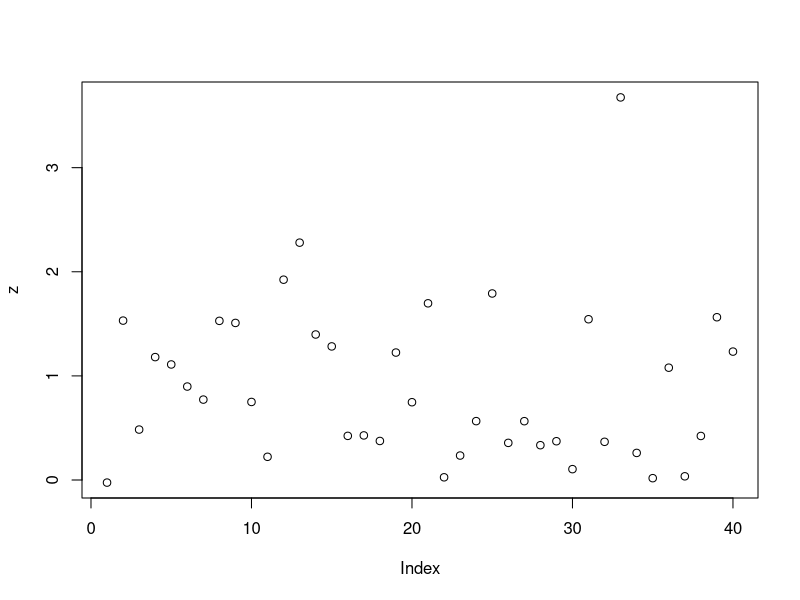
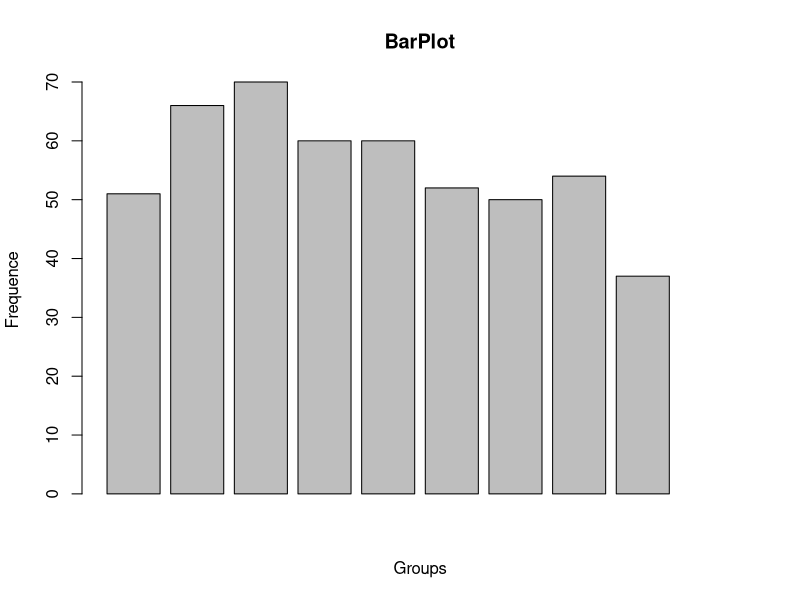
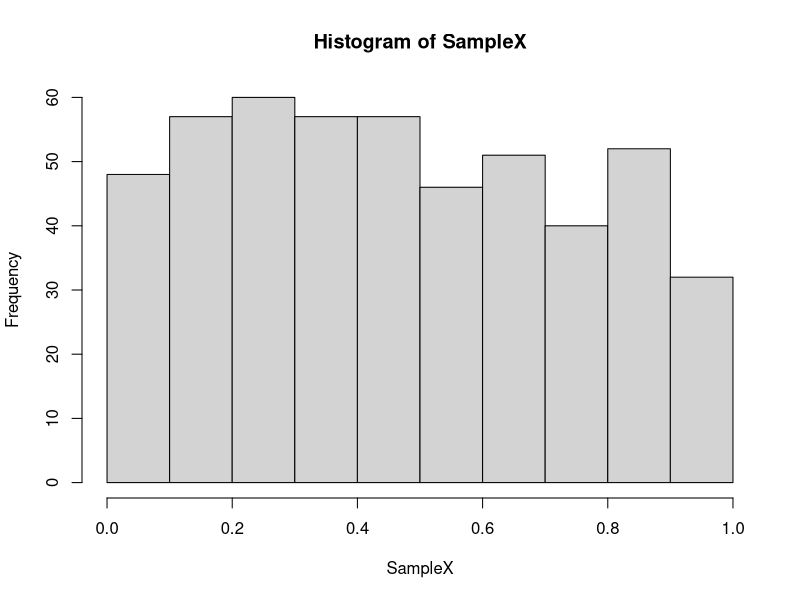
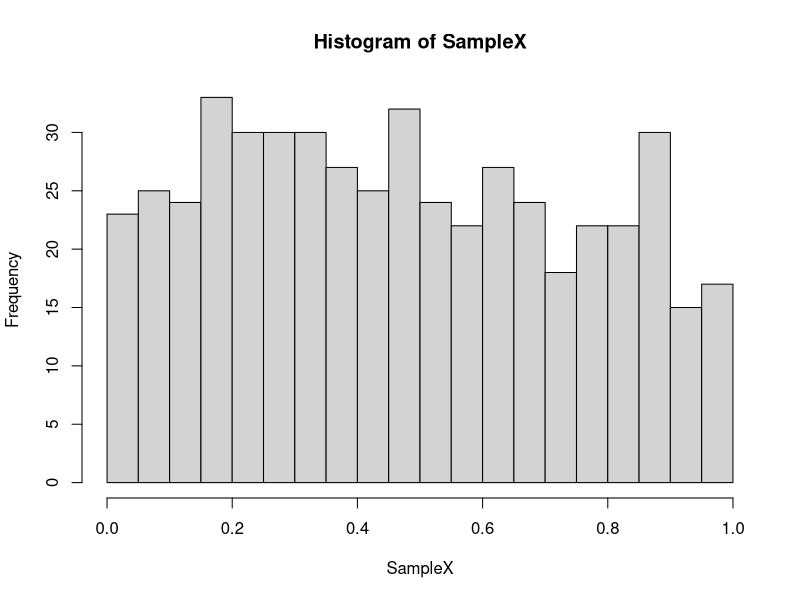
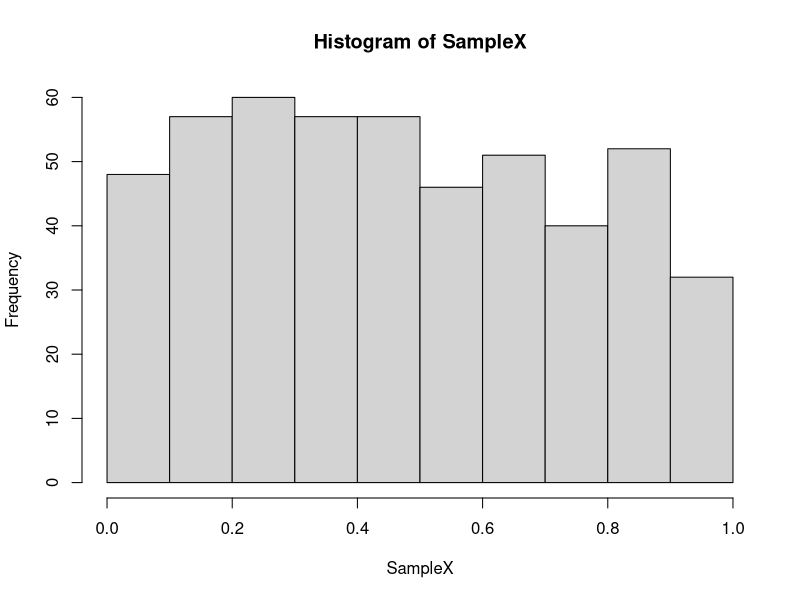
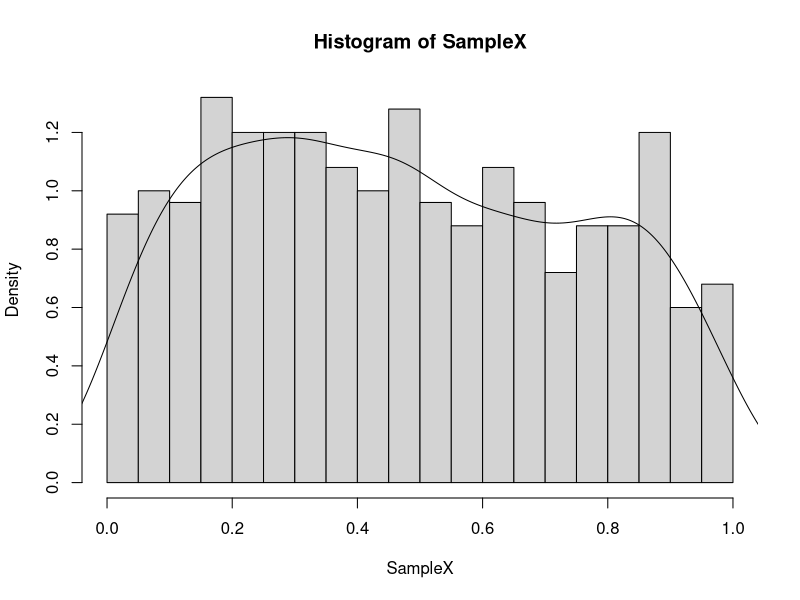
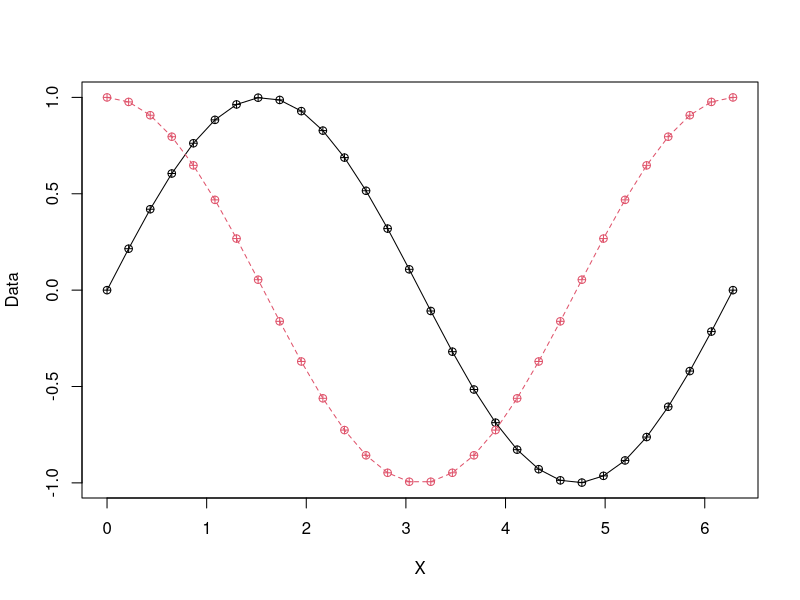
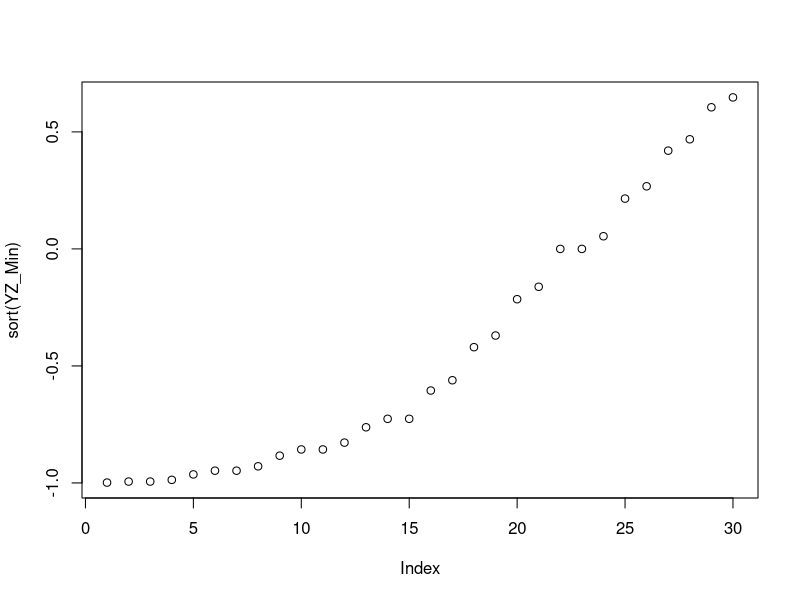

The R source for these figures, in order:
## ---- chunk 1
a = rep(1:3,5)
b = (a==1|a==3)
b
sum(b)
## ---- chunk 2
a = rep(1:3,5)
b = (a>1&a<3)
b
sum(b)
## ---- chunk 3
x = c(1,2,3,4,5);x
## ---- chunk 4
x=1:9;x
## ---- chunk 5
x = rep (1:3,time=3);x
## ---- chunk 6
x = rep(1:3,each=3);x
## ---- chunk 7
x = rep(1:3,3);x
## ---- chunk 8
X=0
## ---- chunk 9
for(k in 1:10)
   {X[k]=k^2+1; print(X);}
## ---- chunk 10
X=0
## ---- chunk 11
for(k in c(1,2,3,5)){X[k]=k^2+1; print(X);}  
## ---- chunk 12
x=rbinom(10,10,0.3); 
print(x); 
print(sum(x))
## ---- chunk 13
x=0:10; 
y=dbinom(x,10,0.5); 
print(cbind(x,y))
## ---- chunk 14
x = runif (10, 1, 5);x
## ---- chunk 15
 x=rnorm(20,1,0.5); print(x)
## ---- chunk 16
y = rexp(20,1); print(y)
## ---- chunk 17
 z = c(x,y);   plot(z)
## ---- chunk 18
seq(1,10,length=5)
## ---- chunk 19
seq(1,10,by=5)
## ---- chunk 20
seq(1,10,5)
## ---- chunk 21
Number_Box = 10;
 Bound = seq(from=0,to=1,length=Number_Box);
 SampleX = runif(500);
 Frequence = 0;
 for (k in 1:Number_Box){
     Index=(SampleX>Bound[k])*(SampleX<Bound[k+1]);
     #随机数在而二者中间
     Frequence[k]=sum(Index);}
## ---- chunk 22
barplot(Frequence,xlab="Groups",ylab="Frequence",main="BarPlot")
## ---- chunk 23
hist(SampleX)
hist(SampleX,20)
hist(SampleX,10)
hist(SampleX,20,freq=F)
lines(density((SampleX)))
## ---- chunk 24
X = seq(0, 2*pi, length = 30);
Y = sin(X);   Z = cos(X);
Data = cbind (Y,Z);
matplot (X, Data, pch = 10, type = 'o');
YZ_Min = apply(Data,1,min)
## ---- chunk 25
plot(sort(YZ_Min));
plot(X,YZ_Min);
lines(X,YZ_Min)
## ---- chunk 26
test=1:9;
sort(test,decreasing = TRUE);
## ---- chunk 27
Sample = combn(1:5,3);
Sample
## ---- chunk 28
Number_Waster = colSums(Sample <= 2);
Number_Waster
## ---- chunk 29
Selection = (Number_Waster == 1);
Selection
## ---- chunk 30
Probability = sum(Selection)/choose(5,3);
Probability
## ---- chunk 31
choose(5,2)
## ---- chunk 32
sample(size=20,replace=T,x=1:9)
## ---- chunk 33
sample(1:9,20,replace=T)
## ---- chunk 34
matrix(1:10,2,5)
## ---- chunk 35
SampleX = 1:5 <= 2;
Number_Repeat = 100;
Sample_Random = sample(SampleX,Number_Repeat*3,replace=TRUE);
SampleY = matrix(Sample_Random,nrow=Number_Repeat,ncol=3);
for(k in 1:Number_Repeat){SampleY[k,] = sample(SampleX,3)};
Number_Waster = rowSums(SampleY);
Selection = (Number_Waster == 1);
Frequency = sum(Selection)/Number_Repeat;
print(Frequency-Probability)
## ---- chunk 36
X = rnorm(100,0,1);  hist(X);
X2 = X^2;  hist(X2);
E_X2 = mean(X2); D_X2 = sd(X2);
Y = rexp(1000,3);  hist(Y);
E_X2 = mean(X2); D_X2 = sd(X2)
## ---- chunk 37
X = rnorm(1000);
Y = X^2;
hist(Y,20,freq = F);
lines(density(Y))
## ---- chunk 38
Norm_0_1 = rnorm(200,0,1);
Norm_0_2 = rnorm(200,0,2);
Norm_1_2 = rnorm(200,1,2); 
Trans_1_2 = (Norm_1_2-1)/2; 
Trans_10_2 = (Norm_1_2-10)/2; 
Trans_1_5 = (Norm_1_2-1)/5;
Data= cbind(Norm_0_1,Norm_0_2,Norm_1_2,Trans_1_2,Trans_10_2,Trans_1_5);
boxplot(Data)
## ---- chunk 39
Statistic_T <- function(a){
    X = a+1; 
    return(X)}
Statistic_T(3)
## ---- chunk 40
Statistic_T <- function(Number_Sample){
    X = rnorm(Number_Sample); 
    S_T = (X-mean(X))/sd(X);
    return(S_T)}
Number_Sample = 100;
Number_Repeat = 200;
Vector_T = as.numeric(vector(length=Number_Repeat))
for (k in 1:Number_Repeat){
    Vector_T[k]= Statistic_T(Number_Sample)};
hist(Vector_T,freq=F);
lines(density(Vector_T))


## ---- chunk 41
vector(length=20)
## ---- chunk 42
as.numeric(vector(length=20))
## ---- chunk 43
Statistic_F <- function(Number_Sample){
    X1 = rnorm(Number_Sample); 
    X2 = rnorm(Number_Sample);
    S_F = sd(X1)/sd(X2);
    return(S_F)}

Number_Sample = 10;
Number_Repeat = 200;
Vector_F = as.numeric(vector(length=Number_Repeat))
for (k in 1:Number_Repeat) {Vector_F[k]= Statistic_F(Number_Sample)};
hist(Vector_F,20,freq=F)
lines(density(Vector_F))
## ---- chunk 44
Random_Normal = rnorm(100);
FX_Normal = pnorm(Random_Normal);
plot(sort(FX_Normal))
FX_Uniform = punif(Random_Normal);
plot(sort(FX_Uniform))
## ---- chunk 45
n=100; p=0.3;
x=rbinom(100,1,0.3);
m=sum(x);
freq = m/n;
err = abs(freq-p);
print(err);  

X = matrix(rnorm(10000,1,1),100,100);
EX = colMeans(X);
err = EX-1;
boxplot(err);      
 
X = matrix(rnorm(10000,1,1),100,100);
PX = apply(X,2,quantile,0.3);
Pu = qnorm(0.3,1,1);
err = PX - Pu;
boxplot(err)
## ---- chunk 46
x1 = qnorm(0.05);   x2 = qnorm(0.95);
print(c(x1,x2));
y1 = qnorm(0.025);  y2 = qnorm(0.975);
print(c(y1,y2))
## ---- chunk 47
x=1:11;
quantile(x,0.1)
## ---- chunk 48
x=rnorm(100);
y=rt(100,10);
Data=cbind(x,y);
boxplot(Data)  
## ---- chunk 49
X = matrix(rnorm(10000),100,100);
 EX = colMeans(X);         
 EX = apply(X,2,mean);     
 MX = apply(X,2,median);   
 Data = cbind(EX,MX);      
 boxplot(Data)
## ---- chunk 50
N=200;n=30;   
X = matrix(rnorm(N*n,1,sd=3),n,N);
EX = colMeans(X);
SX = apply(X,2,sd);
UX = (EX - 1)/(3/sqrt(n));
TX = (EX - 1)/(SX/sqrt(n));
Data = cbind(UX,TX);
boxplot(Data)
## ---- chunk 51
X = rbinom(100,10,0.4);
Eu = 10 * 0.4;
Du = 100* 0.4 * (1-0.4);
UX = (X - Eu)/(sqrt(Du));
Data = cbind(X,UX);
boxplot(Data)
## ---- chunk 52
Vector_Standard = as.numeric(vector(length = 1000));
for (k in 1:1000){
    Number_Sample = 500;
    Parameter_P = 0.8;
    SampleX =rbinom(Number_Sample,1,Parameter_P);
    Estimator_P = mean(SampleX);
    Delta = sqrt(Estimator_P*(1-Estimator_P)/Number_Sample);
    Value_Standard = (Estimator_P-Parameter_P)/Delta;
    Vector_Standard[k]= Value_Standard;}
hist(Vector_Standard);
## ---- chunk 53
X = matrix(rnorm(1000),100,10);
Y = matrix(nrow=100,ncol=10);
for(k in 1:10){Y[,k]=rnorm(100)};
boxplot(cbind(X,Y))
## ---- chunk 54
X = matrix(rnorm(1000),100,10);
Z = rnorm(120);
Y = matrix(nrow=100,ncol=10);
for(k in 1:10){Y[,k]=sample(Z,100,replace=TRUE)};
boxplot(cbind(X,Y))
## ---- chunk 55
X = sort(rnorm(100));
n = 1:100;
Y = (n+0.5)/(100+1);
Z = pnorm(X);
Data = cbind(Y,Z);
matplot(X,Data,pch = 16)
## ---- chunk 56
u = seq(from=0,to=1,length.out=50); 
T = matrix(nrow = 50,ncol=100) 
for (k in 1:50){ 
  X = matrix(rnorm(10000),100,100);
  MX = colMeans(X);
  U =(MX - u[k])/(1/sqrt(100)); 
  T[k,] = U;}
boxplot(t(T))
## ---- chunk 57
 a = 0.8; b = 1.0;
 X = 1.2*runif(1000); e = 5*rnorm(1000); Y = a*X+b+e;
 S_Reg = lm(Y~X); summary(S_Reg);
 plot(X,Y); abline(S_Reg)
## ---- chunk 58
a=c(1,2,3,4,5,6,7,8,9);
b=c(2,3,4,5,6,7.1,8,9.2,10);
l=lm(b~a);
summary(l);
plot(a,b);
abline(l)
